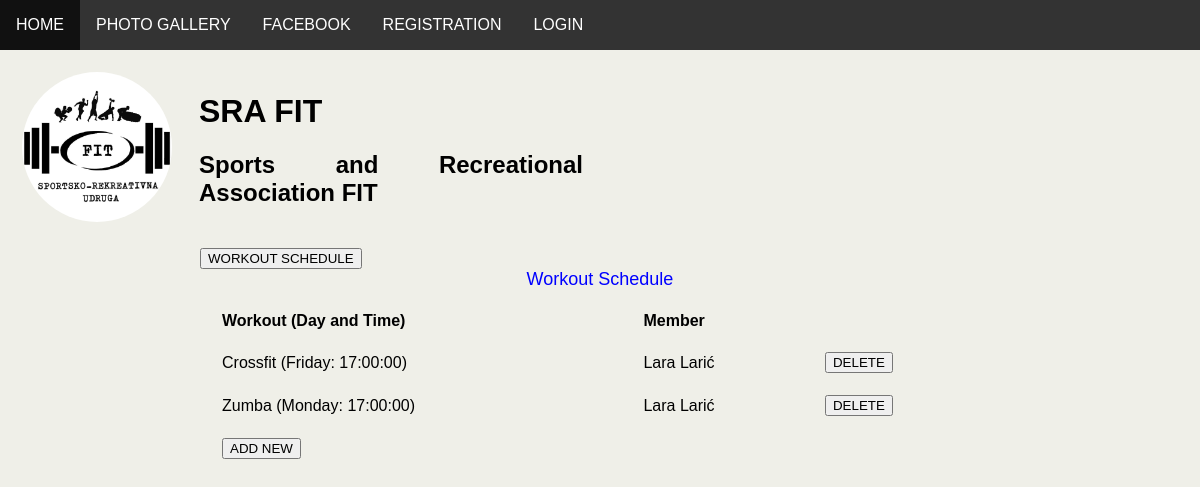
Page /coach_wm.php on the committed database.
### tables this page shows
CREATE TABLE `workout_members` (
  `id` int(11) NOT NULL AUTO_INCREMENT,
  `workout` int(11) NOT NULL,
  `member` int(11) NOT NULL,
  PRIMARY KEY (`id`),
  KEY `workout` (`workout`),
  KEY `member` (`member`),
  CONSTRAINT `workout_members_ibfk_1` FOREIGN KEY (`workout`) REFERENCES `workout` (`id`) ON DELETE CASCADE,
  CONSTRAINT `workout_members_ibfk_2` FOREIGN KEY (`member`) REFERENCES `user` (`id`) ON DELETE CASCADE
);

CREATE TABLE `workout` (
  `id` int(11) NOT NULL AUTO_INCREMENT,
  `name` varchar(100) NOT NULL,
  `start_time` time NOT NULL,
  `end_time` time NOT NULL,
  `coach` int(11) NOT NULL,
  `day` int(11) NOT NULL,
  PRIMARY KEY (`id`),
  KEY `coach` (`coach`),
  KEY `day` (`day`),
  CONSTRAINT `workout_ibfk_3` FOREIGN KEY (`coach`) REFERENCES `user` (`id`) ON DELETE CASCADE ON UPDATE CASCADE,
  CONSTRAINT `workout_ibfk_4` FOREIGN KEY (`day`) REFERENCES `day` (`id`) ON DELETE CASCADE ON UPDATE CASCADE
);

CREATE TABLE `day` (
  `id` int(11) NOT NULL AUTO_INCREMENT,
  `name` varchar(10) NOT NULL,
  PRIMARY KEY (`id`)
);

CREATE TABLE `user` (
  `id` int(11) NOT NULL AUTO_INCREMENT,
  `name` varchar(100) NOT NULL,
  `surname` varchar(100) NOT NULL,
  `email` varchar(100) NOT NULL,
  `password` varchar(300) NOT NULL,
  `birth` date NOT NULL,
  `gender` int(11) NOT NULL,
  `user_type` int(11) NOT NULL,
  PRIMARY KEY (`id`),
  KEY `gender` (`gender`),
  KEY `user_type` (`user_type`),
  CONSTRAINT `user_ibfk_3` FOREIGN KEY (`gender`) REFERENCES `gender` (`id`) ON DELETE CASCADE ON UPDATE CASCADE,
  CONSTRAINT `user_ibfk_4` FOREIGN KEY (`user_type`) REFERENCES `user_type` (`id`) ON DELETE CASCADE ON UPDATE CASCADE
);

### database.php (called while the page is built, shortened)
<?php
function sqlQuery($conn, $sql){
    $result=mysqli_query($conn,$sql);
    return $result;
}
?>

### coach_wm.php (the view, shortened to what this page needs)
<?php
include("header.php");
$db=database_connection();
$sql = "SELECT wm.id AS wo_mem_id, w.id AS w_id, w.name AS w_name, w.start_time AS start_time, d.name AS d_name,
            u.name AS first_name, u.surname AS surname FROM workout_members wm
            INNER JOIN workout w ON wm.workout=w.id
            INNER JOIN day d ON w.day=d.id
            INNER JOIN user u ON wm.member=u.id";
$result = sqlQuery($db, $sql);
?>
<form method="post" action="coach.php">
    <input type="submit" name="coach" value="WORKOUT SCHEDULE">
</form>
<table style="width:100%">
    <caption>Workout Schedule</caption>
    <tr>
        <th>Workout (Day and Time)</th>
        <th>Member</th>
    </tr>
    <?php
    if (mysqli_num_rows($result) > 0) {
        while($row = mysqli_fetch_assoc($result)) {
            $wm_id=$row['wo_mem_id'];
            echo '<tr>
                            <td>'.$row['w_name'].' ('.$row['d_name'].': '.$row['start_time'].')</td>
                            <td>'.$row['first_name']." ".$row['surname'].'</td>
                            <td>
                                <form method="post" action="coach_wm.php">
                                    <input type="submit" name="delete" value="DELETE">
                                    <input type="hidden" name="id" value="'.$wm_id.'">
                                </form>
                            </td>
                      </tr>';
        }
        echo'
            <tr>
                <td>
                    <form method="post" action="add_new_wm.php">
                    <input type="submit" name="add_new" value="ADD NEW">
                    </form>
                </td>
            </tr>
        ';
    }
    ?>
</table>
<?php
include("footer.php");
?>

### design.css (style rules this page uses)
body { font-family:Arial,Helvetica,sans-serif; background: rgb(239, 239, 232); height:100%; width:100%; margin:auto; text-align:justify-all; }
caption { caption-side: top; font-size: large; color: blue; }
table, th, td { text-align: justify; padding: 10px; }

### rows in the picture
workout_members: workout.name "Crossfit", day.name "Friday", workout.start_time "17:00:00", member.name "Lara", member.surname "Larić"
workout_members: workout.name "Zumba", day.name "Monday", workout.start_time "17:00:00", member.name "Lara", member.surname "Larić"
